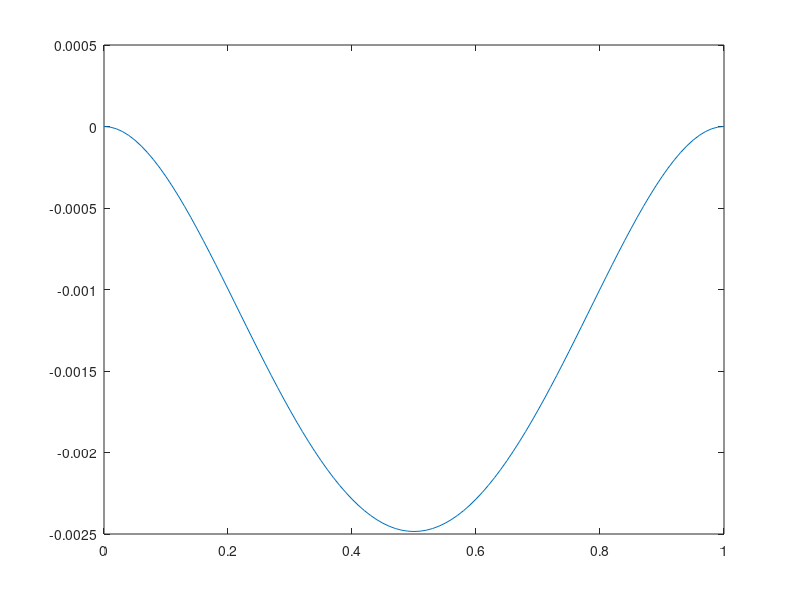

The MATLAB script that drew this image:
clear all;
close all;
clc;
%% 
x=0:0.01:1;
y1=0.7*x.^3/12 + (-3*0.7+0.7^3)*x.^2/48;
y2=-(x-0.15).^4/24;
y3=(x-0.85).^4/24;

y=y1;
y(16:end) = y(16:end)+y2(16:end);
y(86:end) = y(86:end)+y3(86:end);

plot(x,y)